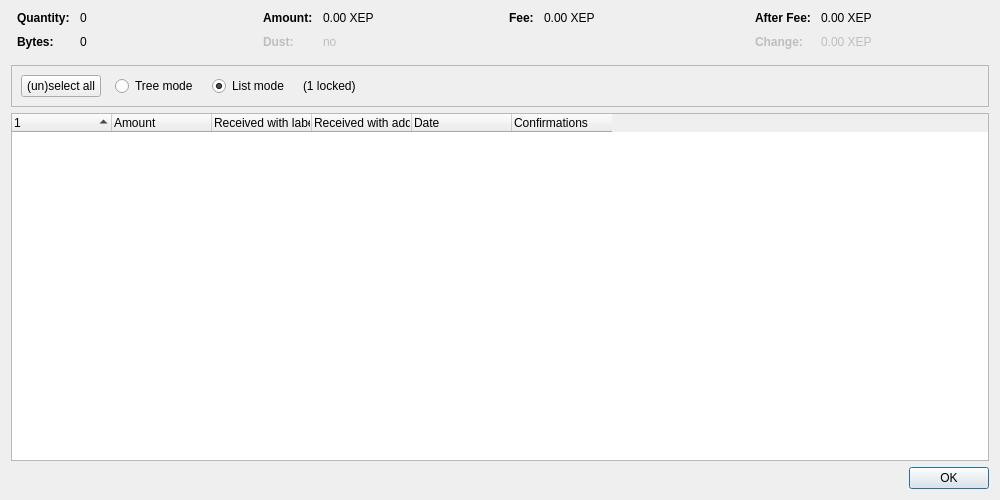
<?xml version="1.0" encoding="UTF-8"?>
<ui version="4.0">
 <class>CoinControlDialog</class>
 <widget class="QDialog" name="CoinControlDialog">
  <property name="geometry">
   <rect>
    <x>0</x>
    <y>0</y>
    <width>1000</width>
    <height>500</height>
   </rect>
  </property>
  <property name="windowTitle">
   <string>Coin Selection</string>
  </property>
  <layout class="QVBoxLayout" name="verticalLayout">
   <item>
    <layout class="QHBoxLayout" name="horizontalLayoutTop" stretch="0,0,0,0">
     <property name="topMargin">
      <number>0</number>
     </property>
     <property name="bottomMargin">
      <number>10</number>
     </property>
     <item>
      <layout class="QFormLayout" name="formLayoutCoinControl1">
       <property name="horizontalSpacing">
        <number>10</number>
       </property>
       <property name="verticalSpacing">
        <number>10</number>
       </property>
       <property name="leftMargin">
        <number>6</number>
       </property>
       <property name="rightMargin">
        <number>6</number>
       </property>
       <item row="0" column="0">
        <widget class="QLabel" name="labelCoinControlQuantityText">
         <property name="font">
          <font>
           <weight>75</weight>
           <bold>true</bold>
          </font>
         </property>
         <property name="text">
          <string>Quantity:</string>
         </property>
        </widget>
       </item>
       <item row="0" column="1">
        <widget class="QLabel" name="labelCoinControlQuantity">
         <property name="cursor">
          <cursorShape>IBeamCursor</cursorShape>
         </property>
         <property name="contextMenuPolicy">
          <enum>Qt::ActionsContextMenu</enum>
         </property>
         <property name="text">
          <string notr="true">0</string>
         </property>
         <property name="textInteractionFlags">
          <set>Qt::LinksAccessibleByMouse|Qt::TextSelectableByKeyboard|Qt::TextSelectableByMouse</set>
         </property>
        </widget>
       </item>
       <item row="1" column="0">
        <widget class="QLabel" name="labelCoinControlBytesText">
         <property name="font">
          <font>
           <weight>75</weight>
           <bold>true</bold>
          </font>
         </property>
         <property name="text">
          <string>Bytes:</string>
         </property>
        </widget>
       </item>
       <item row="1" column="1">
        <widget class="QLabel" name="labelCoinControlBytes">
         <property name="cursor">
          <cursorShape>IBeamCursor</cursorShape>
         </property>
         <property name="contextMenuPolicy">
          <enum>Qt::ActionsContextMenu</enum>
         </property>
         <property name="text">
          <string notr="true">0</string>
         </property>
         <property name="textInteractionFlags">
          <set>Qt::LinksAccessibleByMouse|Qt::TextSelectableByKeyboard|Qt::TextSelectableByMouse</set>
         </property>
        </widget>
       </item>
      </layout>
     </item>
     <item>
      <layout class="QFormLayout" name="formLayoutCoinControl2">
       <property name="horizontalSpacing">
        <number>10</number>
       </property>
       <property name="verticalSpacing">
        <number>10</number>
       </property>
       <property name="leftMargin">
        <number>6</number>
       </property>
       <property name="rightMargin">
        <number>6</number>
       </property>
       <item row="0" column="0">
        <widget class="QLabel" name="labelCoinControlAmountText">
         <property name="font">
          <font>
           <weight>75</weight>
           <bold>true</bold>
          </font>
         </property>
         <property name="text">
          <string>Amount:</string>
         </property>
        </widget>
       </item>
       <item row="0" column="1">
        <widget class="QLabel" name="labelCoinControlAmount">
         <property name="cursor">
          <cursorShape>IBeamCursor</cursorShape>
         </property>
         <property name="contextMenuPolicy">
          <enum>Qt::ActionsContextMenu</enum>
         </property>
         <property name="text">
          <string notr="true">0.00 XEP</string>
         </property>
         <property name="textInteractionFlags">
          <set>Qt::LinksAccessibleByMouse|Qt::TextSelectableByKeyboard|Qt::TextSelectableByMouse</set>
         </property>
        </widget>
       </item>
       <item row="1" column="0">
        <widget class="QLabel" name="labelCoinControlLowOutputText">
         <property name="enabled">
          <bool>false</bool>
         </property>
         <property name="font">
          <font>
           <weight>75</weight>
           <bold>true</bold>
          </font>
         </property>
         <property name="text">
          <string>Dust:</string>
         </property>
        </widget>
       </item>
       <item row="1" column="1">
        <widget class="QLabel" name="labelCoinControlLowOutput">
         <property name="enabled">
          <bool>false</bool>
         </property>
         <property name="cursor">
          <cursorShape>IBeamCursor</cursorShape>
         </property>
         <property name="contextMenuPolicy">
          <enum>Qt::ActionsContextMenu</enum>
         </property>
         <property name="text">
          <string notr="true">no</string>
         </property>
         <property name="textInteractionFlags">
          <set>Qt::LinksAccessibleByMouse|Qt::TextSelectableByKeyboard|Qt::TextSelectableByMouse</set>
         </property>
        </widget>
       </item>
      </layout>
     </item>
     <item>
      <layout class="QFormLayout" name="formLayoutCoinControl3">
       <property name="horizontalSpacing">
        <number>10</number>
       </property>
       <property name="verticalSpacing">
        <number>10</number>
       </property>
       <property name="leftMargin">
        <number>6</number>
       </property>
       <property name="rightMargin">
        <number>6</number>
       </property>
       <item row="0" column="0">
        <widget class="QLabel" name="labelCoinControlFeeText">
         <property name="font">
          <font>
           <weight>75</weight>
           <bold>true</bold>
          </font>
         </property>
         <property name="text">
          <string>Fee:</string>
         </property>
        </widget>
       </item>
       <item row="0" column="1">
        <widget class="QLabel" name="labelCoinControlFee">
         <property name="cursor">
          <cursorShape>IBeamCursor</cursorShape>
         </property>
         <property name="contextMenuPolicy">
          <enum>Qt::ActionsContextMenu</enum>
         </property>
         <property name="text">
          <string notr="true">0.00 XEP</string>
         </property>
         <property name="textInteractionFlags">
          <set>Qt::LinksAccessibleByMouse|Qt::TextSelectableByKeyboard|Qt::TextSelectableByMouse</set>
         </property>
        </widget>
       </item>
      </layout>
     </item>
     <item>
      <layout class="QFormLayout" name="formLayoutCoinControl4">
       <property name="horizontalSpacing">
        <number>10</number>
       </property>
       <property name="verticalSpacing">
        <number>10</number>
       </property>
       <property name="leftMargin">
        <number>6</number>
       </property>
       <property name="rightMargin">
        <number>6</number>
       </property>
       <item row="0" column="0">
        <widget class="QLabel" name="labelCoinControlAfterFeeText">
         <property name="font">
          <font>
           <weight>75</weight>
           <bold>true</bold>
          </font>
         </property>
         <property name="text">
          <string>After Fee:</string>
         </property>
        </widget>
       </item>
       <item row="0" column="1">
        <widget class="QLabel" name="labelCoinControlAfterFee">
         <property name="cursor">
          <cursorShape>IBeamCursor</cursorShape>
         </property>
         <property name="contextMenuPolicy">
          <enum>Qt::ActionsContextMenu</enum>
         </property>
         <property name="text">
          <string notr="true">0.00 XEP</string>
         </property>
         <property name="textInteractionFlags">
          <set>Qt::LinksAccessibleByMouse|Qt::TextSelectableByKeyboard|Qt::TextSelectableByMouse</set>
         </property>
        </widget>
       </item>
       <item row="1" column="0">
        <widget class="QLabel" name="labelCoinControlChangeText">
         <property name="enabled">
          <bool>false</bool>
         </property>
         <property name="font">
          <font>
           <weight>75</weight>
           <bold>true</bold>
          </font>
         </property>
         <property name="text">
          <string>Change:</string>
         </property>
        </widget>
       </item>
       <item row="1" column="1">
        <widget class="QLabel" name="labelCoinControlChange">
         <property name="enabled">
          <bool>false</bool>
         </property>
         <property name="cursor">
          <cursorShape>IBeamCursor</cursorShape>
         </property>
         <property name="contextMenuPolicy">
          <enum>Qt::ActionsContextMenu</enum>
         </property>
         <property name="text">
          <string notr="true">0.00 XEP</string>
         </property>
         <property name="textInteractionFlags">
          <set>Qt::LinksAccessibleByMouse|Qt::TextSelectableByKeyboard|Qt::TextSelectableByMouse</set>
         </property>
        </widget>
       </item>
      </layout>
     </item>
    </layout>
   </item>
   <item>
    <widget class="QFrame" name="frame">
     <property name="minimumSize">
      <size>
       <width>0</width>
       <height>40</height>
      </size>
     </property>
     <property name="frameShape">
      <enum>QFrame::StyledPanel</enum>
     </property>
     <property name="frameShadow">
      <enum>QFrame::Sunken</enum>
     </property>
     <layout class="QHBoxLayout" name="horizontalLayout">
      <item>
       <layout class="QHBoxLayout" name="horizontalLayoutPanel" stretch="0,0,0,0,0">
        <property name="spacing">
         <number>14</number>
        </property>
        <item>
         <widget class="QPushButton" name="pushButtonSelectAll">
          <property name="sizePolicy">
           <sizepolicy hsizetype="Maximum" vsizetype="Fixed">
            <horstretch>0</horstretch>
            <verstretch>0</verstretch>
           </sizepolicy>
          </property>
          <property name="text">
           <string>(un)select all</string>
          </property>
          <property name="autoDefault">
           <bool>false</bool>
          </property>
         </widget>
        </item>
        <item>
         <widget class="QRadioButton" name="radioTreeMode">
          <property name="sizePolicy">
           <sizepolicy hsizetype="Maximum" vsizetype="Fixed">
            <horstretch>0</horstretch>
            <verstretch>0</verstretch>
           </sizepolicy>
          </property>
          <property name="text">
           <string>Tree mode</string>
          </property>
         </widget>
        </item>
        <item>
         <widget class="QRadioButton" name="radioListMode">
          <property name="sizePolicy">
           <sizepolicy hsizetype="Maximum" vsizetype="Fixed">
            <horstretch>0</horstretch>
            <verstretch>0</verstretch>
           </sizepolicy>
          </property>
          <property name="text">
           <string>List mode</string>
          </property>
          <property name="checked">
           <bool>true</bool>
          </property>
         </widget>
        </item>
        <item>
         <widget class="QLabel" name="labelLocked">
          <property name="text">
           <string notr="true">(1 locked)</string>
          </property>
         </widget>
        </item>
        <item>
         <spacer name="horizontalSpacer">
          <property name="orientation">
           <enum>Qt::Horizontal</enum>
          </property>
          <property name="sizeHint" stdset="0">
           <size>
            <width>40</width>
            <height>20</height>
           </size>
          </property>
         </spacer>
        </item>
       </layout>
      </item>
     </layout>
    </widget>
   </item>
   <item>
    <widget class="CoinControlTreeWidget" name="treeWidget">
     <property name="contextMenuPolicy">
      <enum>Qt::CustomContextMenu</enum>
     </property>
     <property name="sortingEnabled">
      <bool>false</bool>
     </property>
     <property name="columnCount">
      <number>6</number>
     </property>
     <attribute name="headerShowSortIndicator" stdset="0">
      <bool>true</bool>
     </attribute>
     <attribute name="headerStretchLastSection">
      <bool>false</bool>
     </attribute>
     <column>
      <property name="text">
       <string/>
      </property>
     </column>
     <column>
      <property name="text">
       <string>Amount</string>
      </property>
     </column>
     <column>
      <property name="text">
       <string>Received with label</string>
      </property>
     </column>
     <column>
      <property name="text">
       <string>Received with address</string>
      </property>
     </column>
     <column>
      <property name="text">
       <string>Date</string>
      </property>
     </column>
     <column>
      <property name="text">
       <string>Confirmations</string>
      </property>
      <property name="toolTip">
       <string>Confirmed</string>
      </property>
     </column>
     <column>
      <property name="text">
       <string/>
      </property>
     </column>
     <column>
      <property name="text">
       <string/>
      </property>
     </column>
     <column>
      <property name="text">
       <string/>
      </property>
     </column>
     <column>
      <property name="text">
       <string/>
      </property>
     </column>
    </widget>
   </item>
   <item>
    <widget class="QDialogButtonBox" name="buttonBox">
     <property name="orientation">
      <enum>Qt::Horizontal</enum>
     </property>
     <property name="standardButtons">
      <set>QDialogButtonBox::Ok</set>
     </property>
    </widget>
   </item>
  </layout>
 </widget>
 <customwidgets>
  <customwidget>
   <class>CoinControlTreeWidget</class>
   <extends>QTreeWidget</extends>
   <header>qt/coincontroltreewidget.h</header>
  </customwidget>
 </customwidgets>
 <resources/>
 <connections/>
</ui>
